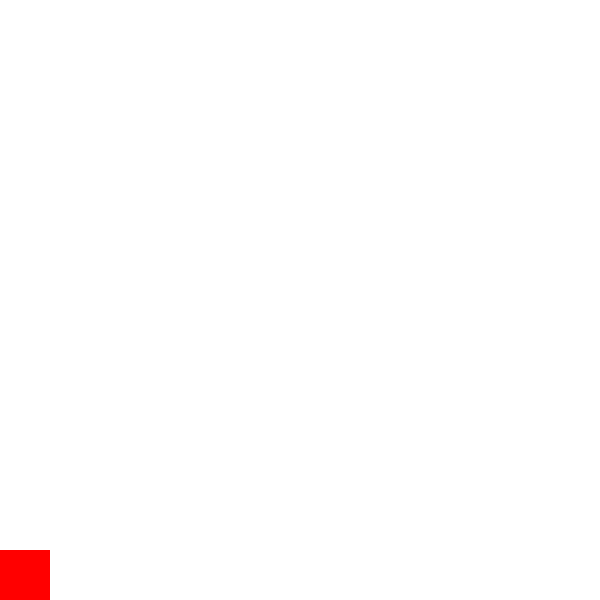
Frame 1 (no input)
Frame 60 (the mouse pressed at the canvas centre just before this capture): identical to frame 1, image omitted
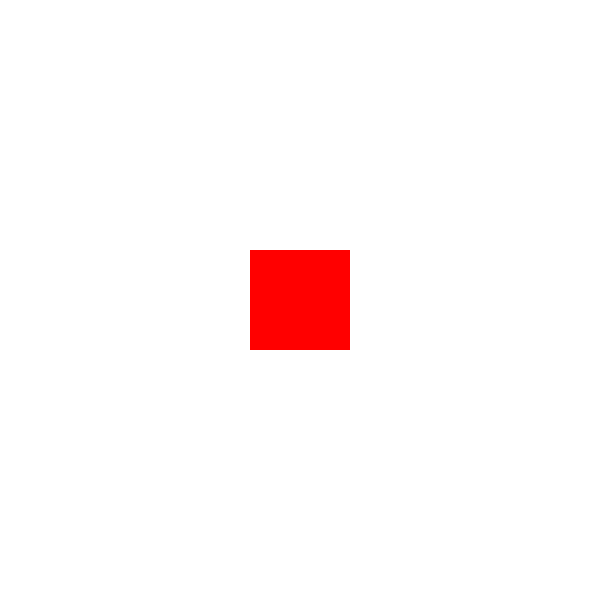
Frame 120 (the mouse held since frame 60 and released just before this capture)

The Processing sketch that drew these frames (run headless with seeded random() and noise(); from frame 60 on, the mouse is pressed at the canvas centre):

// Processing sketch: exer2_setup_draw_func
// ── exer2_setup_draw_func.pde
void setup(){
  size(600, 600);
  background(255);
  noStroke();
  rectMode(CENTER);
}

void draw(){
  background(255);
  fill(255, 0, 0);
  //rect(width/2, height/2, 100, 100);
  rect(mouseX, -mouseY+height, 100, 100);
  // runs 60 frames per second
}
